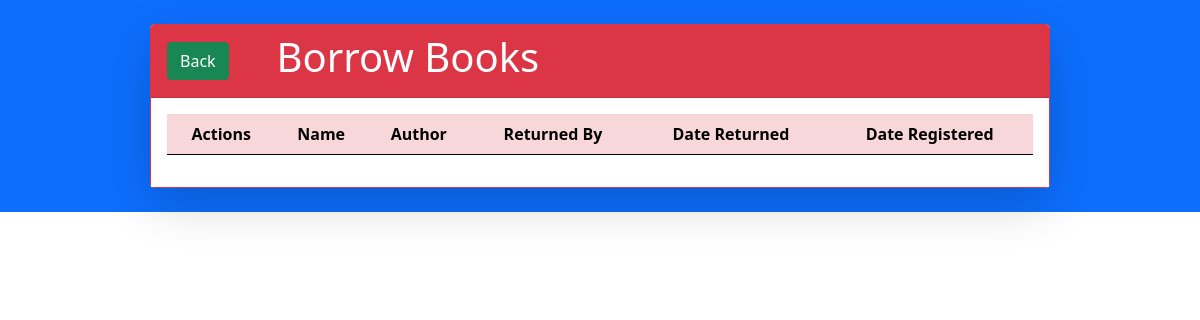
Page /borrow (signed in) on the earlier database version.
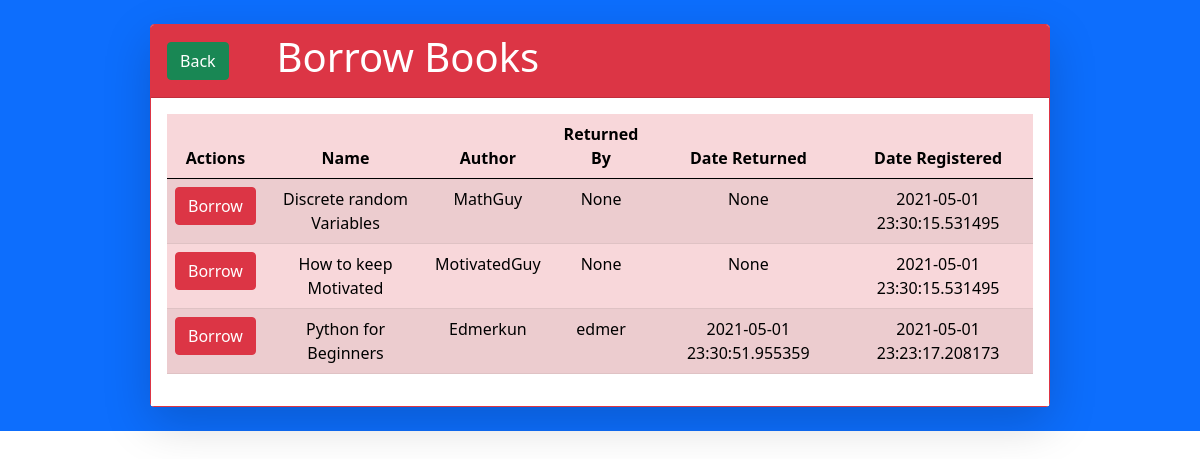
Same page on the later database version.
### app.py (models this page shows)
class Books(db.Model):
    id = db.Column(db.Integer,primary_key = True)
    bookName = db.Column(db.String(100), nullable = False)
    author = db.Column(db.String(50), nullable = False)
    isBorrowed = db.Column(db.Boolean, nullable = False, default=False)
    borrowedBy = db.Column(db.String(30), nullable = True)
    dateBorrowed = db.Column(db.DateTime, nullable = True)
    dateReturned = db.Column(db.DateTime,nullable=True)
    dateRegistered = db.Column(db.DateTime, nullable = False, default = datetime.now())

### app.py (the view, shortened to what this page needs)
@app.route('/borrow',methods=['POST','GET'])
@login_required
def borrowBooks():
    if request.method == "GET":
        contents = Books.query.filter_by(isBorrowed=False).order_by(Books.bookName).all()
        return render_template('borrow.html',contents=contents)

### app.py (called while the page is built)
@login_manager.user_loader
def load_user(user_id):
    return Users.query.get(int(user_id))

### templates/borrow.html (shortened to what this page needs)
{% extends 'base.html' %}
{% block content %}
    <main class="d-flex flex-column bg-primary">
        <div class="card shadow-lg border-danger d-flex w-75 mx-auto my-4">
            <div class="d-flex align-items-center bg-danger card-header text-center">
                <div class="btn btn-success ms-0">
                    <a class="text-white text-decoration-none" href="{{url_for('indexPage')}}">Back</a>
                </div>
                <h1 class=" ms-5 text-white">Borrow Books</h1>
            </div>
            <div class="bg-white card-body text-center ">
                <table class="table table-danger table-striped">
                    <thead>
                        <tr>
                            <th scope="col">
                                Actions
                            </th>
                            <th scope="col">
                                Name
                            </th>
                            <th scope="col">
                                Author
                            </th>
                            <th scope="col">
                               Returned By
                            </th>
                            <th scope="col">
                                Date Returned
                            </th>
                            <th scope="col">
                                Date Registered
                            </th>
                        </tr>
                    </thead>
                    <tbody>
                        {% for content in contents %}
                            <tr>
                                <td>
                                    <form method="post" action="{{url_for('borrowBooks')}}">
                                        <button type="submit" value="{{content.bookName}}" name="borrow_btn" class="btn btn-danger">Borrow</button>
                                    </form>
                                </td>
                                <td>
                                    {{content.bookName}}
                                </td>
                                <td>
                                    {{content.author}}
                                </td>
                                <td>
                                    {{content.borrowedBy}}
                                </td>
                                <td>
                                    {{content.dateReturned}}
                                </td>
                                <td>
                                    {{content.dateRegistered}}
                                </td>
                            </tr>
                        {% endfor %}
                    </tbody>
                </table>
            </div>
        </div>
    </main>
{% endblock content %}

### templates/base.html (shortened to what this page needs)
<!DOCTYPE html>
<html lang="en">
<head>
    <link rel="stylesheet" href="{{url_for('static',filename='main.css')}}">
    <link href="https://cdn.jsdelivr.net/npm/bootstrap@5.0.0-beta3/dist/css/bootstrap.min.css" rel="stylesheet">
</head>
<body class="d-flex flex-column align-content-center">
    {% block content %}
    {% endblock content %}
</body>
</html>

Differences in the rows shown:
added Books: bookName "Discrete random Variables", author "MathGuy", borrowedBy "None", dateReturned "None", dateRegistered "2021-05-01 23:30:15.531495"
added Books: bookName "How to keep Motivated", author "MotivatedGuy", borrowedBy "None", dateReturned "None", dateRegistered "2021-05-01 23:30:15.531495"
added Books: bookName "Python for Beginners", author "Edmerkun", borrowedBy "edmer", dateReturned "2021-05-01 23:30:51.955359", dateRegistered "2021-05-01 23:23:17.208173"
